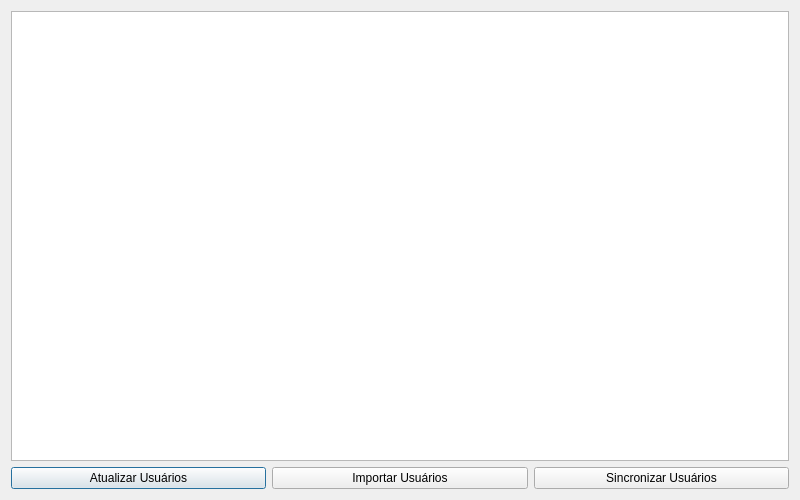
<?xml version="1.0" encoding="UTF-8"?>
<ui version="4.0">
 <class>ManageUsersDialog</class>
 <widget class="QDialog" name="ManageUsersDialog">
  <property name="geometry">
   <rect>
    <x>0</x>
    <y>0</y>
    <width>800</width>
    <height>500</height>
   </rect>
  </property>
  <property name="windowTitle">
   <string>Gerenciar Usuários</string>
  </property>
  <layout class="QVBoxLayout" name="verticalLayout">
   <item>
    <widget class="QTableWidget" name="usersTable"/>
   </item>
   <item>
    <layout class="QHBoxLayout" name="horizontalLayout">
     <item>
      <widget class="QPushButton" name="updateButton">
       <property name="text">
        <string>Atualizar Usuários</string>
       </property>
      </widget>
     </item>
     <item>
      <widget class="QPushButton" name="importButton">
       <property name="text">
        <string>Importar Usuários</string>
       </property>
      </widget>
     </item>
     <item>
      <widget class="QPushButton" name="syncButton">
       <property name="text">
        <string>Sincronizar Usuários</string>
       </property>
      </widget>
     </item>
    </layout>
   </item>
  </layout>
 </widget>
 <resources/>
 <connections/>
</ui>
